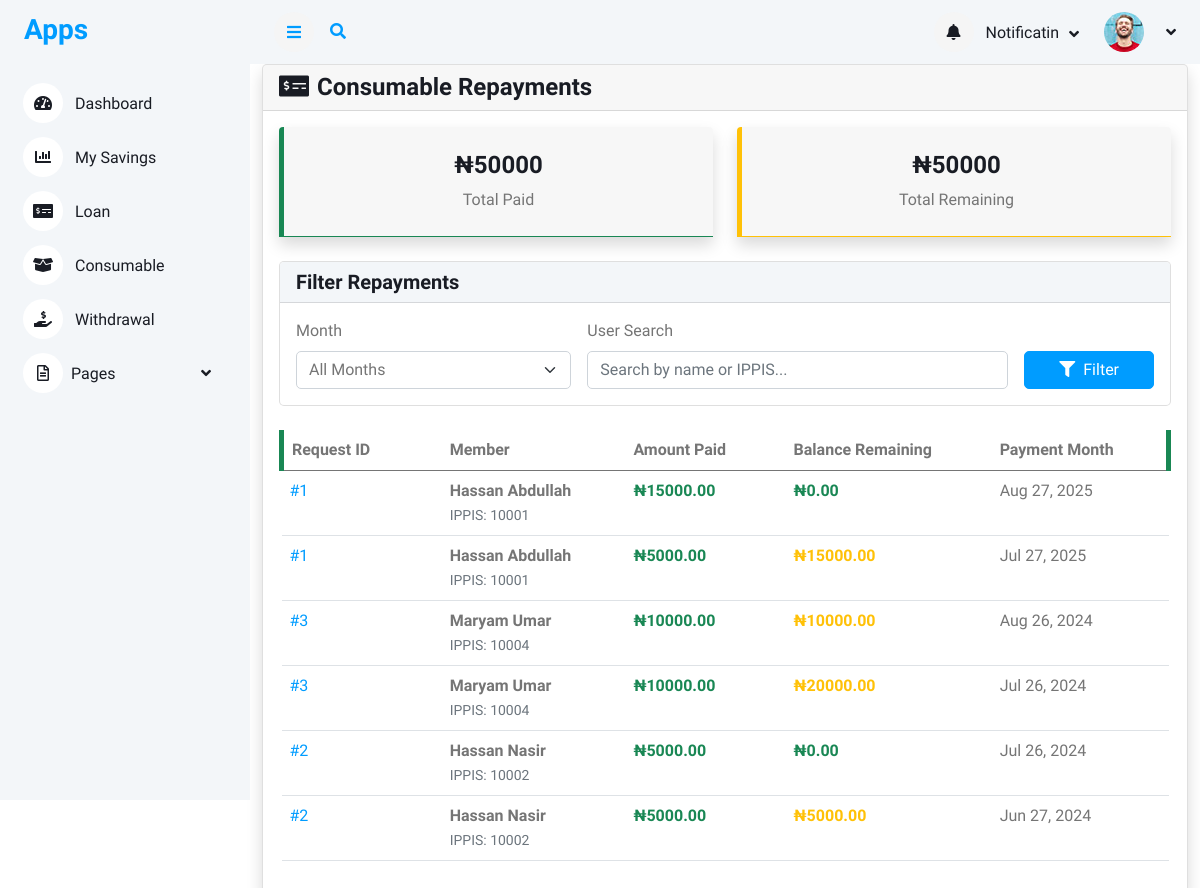
/consumable/consumable_repayments_list, run on the app's committed database.
### consumable/models.py (models this page shows, shortened)
class PaybackConsumable(models.Model):
    consumable_request = models.ForeignKey(ConsumableRequest, on_delete=models.CASCADE, related_name="repayments")
    amount_paid = models.DecimalField(max_digits=10, decimal_places=2)
    repayment_date = models.DateField()
    balance_remaining = models.DecimalField(max_digits=10, decimal_places=2, null=True, blank=True)

class ConsumableRequest(models.Model):
    STATUS_CHOICES = [
        ('Pending', 'Pending'),
        ('Approved', 'Approved'),
        ('Declined', 'Declined'),
        ('Paid', 'Paid'),
    ]
    user = models.ForeignKey(User, on_delete=models.CASCADE)
    date_created = models.DateTimeField(auto_now_add=True)
    status = models.CharField(max_length=10, choices=STATUS_CHOICES, default='Pending')
    approved_by = models.ForeignKey(User, on_delete=models.SET_NULL, null=True, blank=True, related_name='approved_consumables')
    file_payslpt = models.ImageField(upload_to='file_payslpt', blank=True, null=True)

### accounts/models.py (models this page shows, shortened)
class User(AbstractUser):
    first_name = models.CharField(max_length=100)
    last_name = models.CharField(max_length=100)
    other_name = models.CharField(max_length=100)
    date_of_birth = models.DateField(blank=True,null=True)
    username = models.CharField(max_length=100, unique=True)
    savings = models.IntegerField(blank=True,null=True)
    account_type = models.CharField(max_length=100,blank=True,null=True)
    department = models.CharField(max_length=100)
    unit = models.CharField(max_length=100)
    gender = models.ForeignKey(Gender, on_delete=models.CASCADE, blank=True, null=True)
    group = models.ForeignKey(UserGroup, on_delete=models.CASCADE, blank=True, null=True)
    marital_status = models.ForeignKey(MaritalStatus,on_delete=models.SET_NULL, null=True, blank=True)
    religion = models.ForeignKey(Religion, on_delete=models.SET_NULL, null=True, blank=True,)
    passport = models.ImageField(upload_to='passport', blank=True, null=True)
    phone1 = models.CharField(max_length=15,null=True, blank=True)
    phone2 = models.CharField(max_length=15, null=True, blank=True)
    email = models.EmailField(blank=True, null=True)
    member_number = models.CharField(max_length=100)

class Member(models.Model):
    member = models.OneToOneField(User, on_delete=models.CASCADE, null=True, blank=True,related_name='member')
    ippis = models.IntegerField(unique=True)  # Required and unique
    total_savings = models.DecimalField(max_digits=12, decimal_places=2, blank=True, null=True)

### consumable/views.py (the view)
# urls.py: path('consumable_repayments_list', views.consumable_repayments_list, name='consumable_repayments_list'),
def consumable_repayments_list(request):
    repayments_qs = PaybackConsumable.objects.select_related(
        "consumable_request", "consumable_request__user"
    ).order_by("-repayment_date")
    selected_month = request.GET.get("month")
    user_search = request.GET.get("user_search", "").strip()
    filters = Q()
    if selected_month:
        parsed_date = datetime.strptime(selected_month, "%Y-%m")
        filters &= Q(
            repayment_date__year=parsed_date.year,
            repayment_date__month=parsed_date.month
        )
    if user_search:
        filters &= (
            Q(consumable_request__user__first_name__icontains=user_search) |
            Q(consumable_request__user__last_name__icontains=user_search) |
            Q(consumable_request__user__member__ippis__icontains=user_search)
        )
    repayments_qs = repayments_qs.filter(filters)
    paginator = Paginator(repayments_qs, 25)
    page_number = request.GET.get("page")
    page_obj = paginator.get_page(page_number)
    total_paid = repayments_qs.aggregate(total=Sum("amount_paid"))["total"] or 0
    total_remaining = repayments_qs.aggregate(total=Sum("balance_remaining"))["total"] or 0
    months = PaybackConsumable.objects.annotate(
        month=TruncMonth("repayment_date")
    ).values_list("month", flat=True).distinct().order_by("-month")
    context = {
        "page_obj": page_obj,
        "total_paid": total_paid,
        "total_remaining": total_remaining,
        "months": months,
        "selected_month": selected_month,
        "user_search": user_search,
    }
    return render(request, "consumables/consumable_repayments_list.html", context)

### templates/consumables/consumable_repayments_list.html (shortened to what this page needs)
{% extends 'base/base.html' %}
{% load static %}
{% block content %}
<div class="container-fluid">
    <div class="row">
        <div class="col-12">
            <div class="card shadow">
                <div class="card-header">
                    <h4 class="mb-0"><i class="fas fa-money-check-alt me-2"></i>Consumable Repayments</h4>
                </div>
                <div class="card-body">
                    <div class="row mb-4">
                        <div class="col-md-6">
                             <div class="card-header shadow border-success" style="border-left: 5px solid #15e044;">
                                <div class="card-body text-center">
                                    <h4>₦{{ total_paid|floatformat:0 }}</h4>
                                    <p class="mb-0">Total Paid</p>
                                </div>
                            </div>
                        </div>
                        <div class="col-md-6">
                             <div class="card-header shadow border-warning" style="border-left: 5px solid #ebe347;">
                                <div class="card-body text-center">
                                    <h4>₦{{ total_remaining|floatformat:0 }}</h4>
                                    <p class="mb-0">Total Remaining</p>
                                </div>
                            </div>
                        </div>
                    </div>
                    <div class="card mb-4">
                        <div class="card-header bg-light">
                            <h5 class="mb-0">Filter Repayments</h5>
                        </div>
                        <div class="card-body">
                            <form method="get" class="row g-3">
                                <div class="col-md-4">
                                    <label for="month" class="form-label">Month</label>
                                    <select class="form-select" id="month" name="month">
                                        <option value="">All Months</option>
                                    </select>
                                </div>
                                <div class="col-md-6">
                                    <label for="user_search" class="form-label">User Search</label>
                                    <input type="text" class="form-control" id="user_search" name="user_search"
                                           value="{{ user_search }}" placeholder="Search by name or IPPIS...">
                                </div>
                                <div class="col-md-2 d-flex align-items-end">
                                    <button type="submit" class="btn btn-primary w-100">
                                        <i class="fas fa-filter me-2"></i>Filter
                                    </button>
                                </div>
                            </form>
                        </div>
                    </div>
                    <div class="table-responsive">
                         <table class=" table table-hover">
                          <thead class=" border-success" style="border-left: 5px solid #10a343; border-right: 5px solid #ebe347;">
                                <tr>
                                    <th class="text-nowrap" style="min-width: 120px;">Request ID</th>
                                    <th>Member</th>
                                    <th class="text-nowrap" style="min-width: 120px;">Amount Paid</th>
                                    <th class="text-nowrap" style="min-width: 120px;">Balance Remaining</th>
                                    <th class="text-nowrap" style="min-width: 120px;">Payment Month</th>
                                </tr>
                            </thead>
                            <tbody>
                                {% for repayment in page_obj %}
                                <tr>
                                    <td>
                                        <a href="#" class="text-decoration-none">
                                            #{{ repayment.consumable_request.id }}
                                        </a>
                                    </td>
                                    <td class="text-nowrap" style="min-width: 120px;">
                                        <strong>{{ repayment.consumable_request.user.get_full_name|default:repayment.consumable_request.user.username }}</strong>
                                        {% if repayment.consumable_request.user.member %}
                                            <br><small class="text-muted">IPPIS: {{ repayment.consumable_request.user.member.ippis }}</small>
                                        {% endif %}
                                    </td>
                                    <td>
                                        <span class="fw-bold text-success">₦{{ repayment.amount_paid|floatformat:2 }}</span>
                                    </td>
                                    <td>
                                        {% if repayment.balance_remaining > 0 %}
                                            <span class="fw-bold text-warning">₦{{ repayment.balance_remaining|floatformat:2 }}</span>
                                        {% else %}
                                            <span class="fw-bold text-success">₦0.00</span>
                                        {% endif %}
                                    </td>
                                    <td class="text-nowrap" style="min-width: 120px;">{{ repayment.repayment_date|date:"M d, Y" }}</td>
                                </tr>
                                {% endfor %}
                            </tbody>
                        </table>
                    </div>
                </div>
            </div>
        </div>
    </div>
</div>
{% endblock %}

### static/css/style.css (style rules this page uses)
:root { --primary: #009CFF; --light: #F3F6F9; --dark: #191C24; }
.btn { transition: .5s; }
.btn.btn-primary { color: #FFFFFF; }

### data on the page
PaybackConsumable: consumable_request.id "1", consumable_request.user.get_full_name "Hassan Abdullah", consumable_request.user.member.ippis "10001", amount_paid "15000.00", balance_remaining "₦0.00", repayment_date "Aug 27, 2025"
PaybackConsumable: consumable_request.id "1", consumable_request.user.get_full_name "Hassan Abdullah", consumable_request.user.member.ippis "10001", amount_paid "5000.00", balance_remaining "15000.00", repayment_date "Jul 27, 2025"
PaybackConsumable: consumable_request.id "3", consumable_request.user.get_full_name "Maryam Umar", consumable_request.user.member.ippis "10004", amount_paid "10000.00", balance_remaining "10000.00", repayment_date "Aug 26, 2024"
PaybackConsumable: consumable_request.id "3", consumable_request.user.get_full_name "Maryam Umar", consumable_request.user.member.ippis "10004", amount_paid "10000.00", balance_remaining "20000.00", repayment_date "Jul 26, 2024"
PaybackConsumable: consumable_request.id "2", consumable_request.user.get_full_name "Hassan Nasir", consumable_request.user.member.ippis "10002", amount_paid "5000.00", balance_remaining "₦0.00", repayment_date "Jul 26, 2024"
PaybackConsumable: consumable_request.id "2", consumable_request.user.get_full_name "Hassan Nasir", consumable_request.user.member.ippis "10002", amount_paid "5000.00", balance_remaining "5000.00", repayment_date "Jun 27, 2024"

### other printed values
{{ total_paid|floatformat:0 }} "50000"
{{ total_remaining|floatformat:0 }} "50000"
